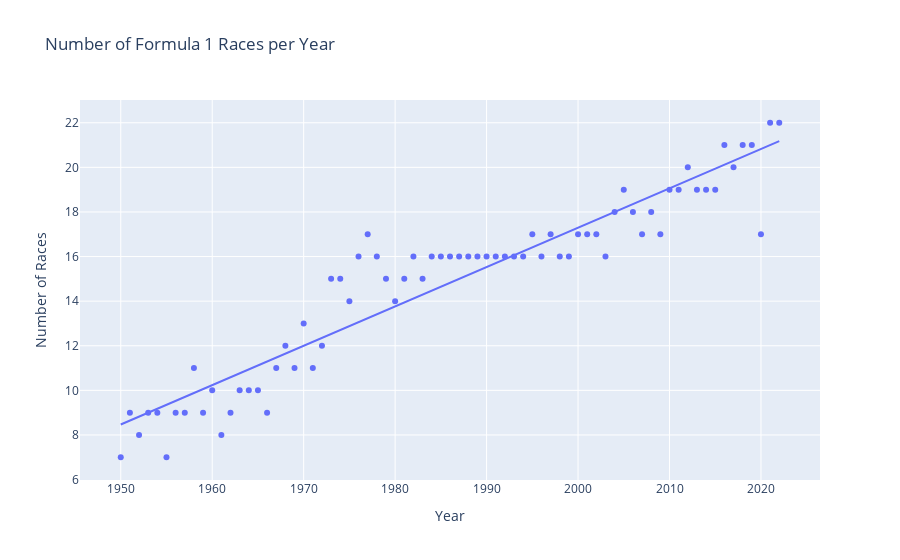

Write notebook code for a chart like this one.
### Markdown cell above
Numero di gare per anno

### Code cell
#Step 2: Elaborazione dei dati
#Conta il numero di Gran Premi per ogni anno
gp_per_year = raceSum.groupby('Year')['Grand Prix'].count().reset_index()
gp_per_year.columns = ['Year', 'Number of Races']

#Step 3: Creazione del grafico a dispersione con linea di andamento
fig = px.scatter(
    gp_per_year,
    x='Year',
    y='Number of Races',
    title='Number of Formula 1 Races per Year',
    labels={'Year': 'Year', 'Number of Races': 'Number of Races'},
    trendline='ols',  # Aggiunge una linea di tendenza usando il metodo dei minimi quadrati ordinari
)

#Mostra il grafico
fig.show()

### Figure 1 — Plotly figure (JSON) as saved in the notebook; plotly's stock layout.template omitted (floating-point values rounded to 4 significant figures)
{"data": [{"hovertemplate": "Year=%{x}<br>Number of Races=%{y}<extra></extra>", "legendgroup": "", "marker": {"color": "#636efa", "symbol": "circle"}, "mode": "markers", "name": "", "orientation": "v", "showlegend": false, "type": "scatter", "x": [1950, 1951, 1952, 1953, 1954, 1955, 1956, 1957, 1958, 1959, 1960, 1961, 1962, 1963, 1964, 1965, 1966, 1967, 1968, 1969, 1970, 1971, 1972, 1973, 1974, 1975, 1976, 1977, 1978, 1979, 1980, 1981, 1982, 1983, 1984, 1985, 1986, 1987, 1988, 1989, 1990, 1991, 1992, 1993, 1994, 1995, 1996, 1997, 1998, 1999, 2000, 2001, 2002, 2003, 2004, 2005, 2006, 2007, 2008, 2009, 2010, 2011, 2012, 2013, 2014, 2015, 2016, 2017, 2018, 2019, 2020, 2021, 2022], "xaxis": "x", "y": [7, 9, 8, 9, 9, 7, 9, 9, 11, 9, 10, 8, 9, 10, 10, 10, 9, 11, 12, 11, 13, 11, 12, 15, 15, 14, 16, 17, 16, 15, 14, 15, 16, 15, 16, 16, 16, 16, 16, 16, 16, 16, 16, 16, 16, 17, 16, 17, 16, 16, 17, 17, 17, 16, 18, 19, 18, 17, 18, 17, 19, 19, 20, 19, 19, 19, 21, 20, 21, 21, 17, 22, 22], "yaxis": "y"}, {"hovertemplate": "<b>OLS trendline</b><br>Number of Races = 0.176509 * Year + -335.724<br>R<sup>2</sup>=0.891516<br><br>Year=%{x}<br>Number of Races=%{y} <b>(trend)</b><extra></extra>", "legendgroup": "", "marker": {"color": "#636efa", "symbol": "circle"}, "mode": "lines", "name": "", "showlegend": false, "type": "scatter", "x": [1950, 1951, 1952, 1953, 1954, 1955, 1956, 1957, 1958, 1959, 1960, 1961, 1962, 1963, 1964, 1965, 1966, 1967, 1968, 1969, 1970, 1971, 1972, 1973, 1974, 1975, 1976, 1977, 1978, 1979, 1980, 1981, 1982, 1983, 1984, 1985, 1986, 1987, 1988, 1989, 1990, 1991, 1992, 1993, 1994, 1995, 1996, 1997, 1998, 1999, 2000, 2001, 2002, 2003, 2004, 2005, 2006, 2007, 2008, 2009, 2010, 2011, 2012, 2013, 2014, 2015, 2016, 2017, 2018, 2019, 2020, 2021, 2022], "xaxis": "x", "y": [8.468, 8.644, 8.821, 8.997, 9.174, 9.35, 9.527, 9.703, 9.88, 10.06, 10.23, 10.41, 10.59, 10.76, 10.94, 11.12, 11.29, 11.47, 11.64, 11.82, 12.0, 12.17, 12.35, 12.53, 12.7, 12.88, 13.06, 13.23, 13.41, 13.59, 13.76, 13.94, 14.12, 14.29, 14.47, 14.65, 14.82, 15.0, 15.17, 15.35, 15.53, 15.7, 15.88, 16.06, 16.23, 16.41, 16.59, 16.76, 16.94, 17.12, 17.29, 17.47, 17.65, 17.82, 18.0, 18.18, 18.35, 18.53, 18.71, 18.88, 19.06, 19.23, 19.41, 19.59, 19.76, 19.94, 20.12, 20.29, 20.47, 20.65, 20.82, 21.0, 21.18], "yaxis": "y"}], "layout": {"autosize": true, "legend": {"tracegroupgap": 0}, "title": {"text": "Number of Formula 1 Races per Year"}, "xaxis": {"anchor": "y", "autorange": true, "domain": [0, 1], "range": [1946.0, 2026.0], "title": {"text": "Year"}, "type": "linear"}, "yaxis": {"anchor": "x", "autorange": true, "domain": [0, 1], "range": [5.762, 23.24], "title": {"text": "Number of Races"}, "type": "linear"}}}
